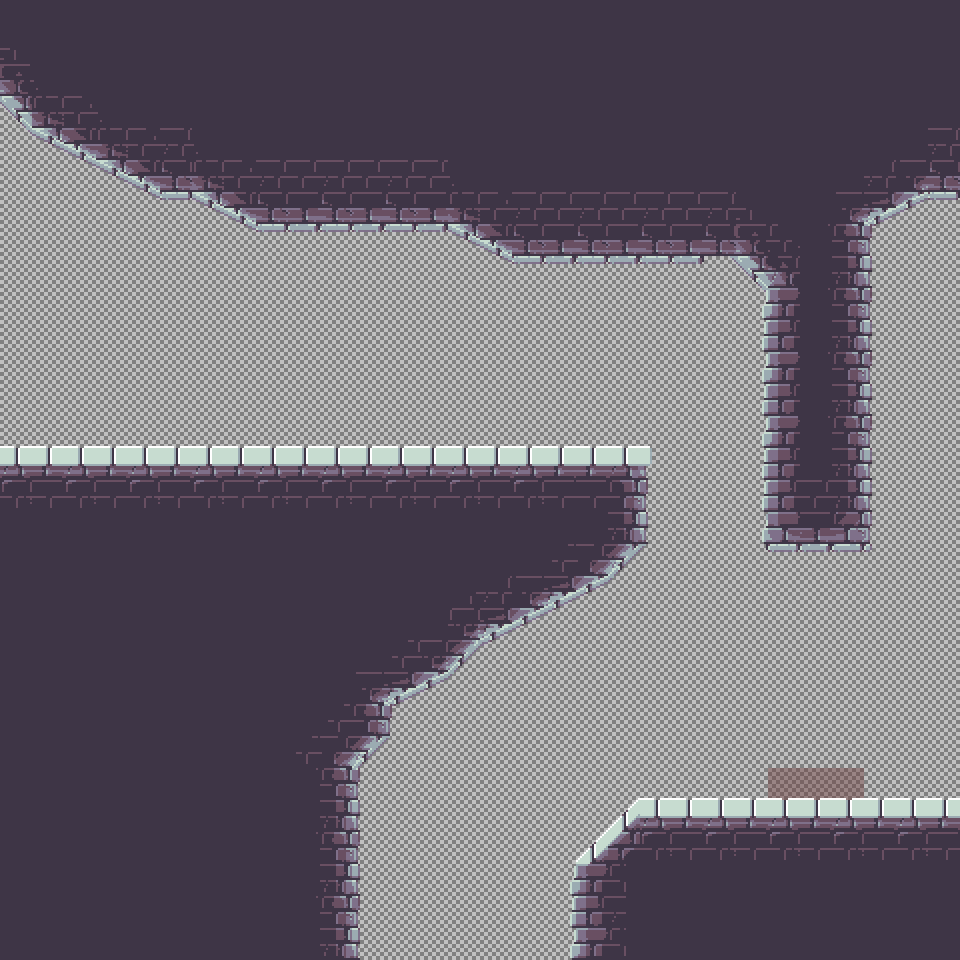

A 2D game scene composited from a Tiled map and its tileset images. What follows is a short description and the map's XML, with each tile layer's data collapsed to a summary:
An orthogonal 30x30 tile map with 32x32 px tiles, 5 tile layers (Wire, Dangers, Spawn Layer, Ground, ...), 2 tilesets.

<map version="1.5" tiledversion="1.6.0" orientation="orthogonal" renderorder="right-down" width="30" height="30" tilewidth="32" tileheight="32" infinite="0" nextlayerid="6" nextobjectid="1">
 <tileset firstgid="1" source="../../Tile Sets/Grass Wireframe.tsx" />
 <tileset firstgid="17" source="../../Tile Sets/1.3 bricks.tsx" />
 <layer id="1" name="Wire" width="30" height="30">
  <data>[900 cells, 900 non-empty, 9 distinct tile ids]</data>
 </layer>
 <layer id="2" name="Dangers" width="30" height="30">
  <data>[900 cells, 3 non-empty, 1 distinct tile ids]</data>
 </layer>
 <layer id="3" name="Spawn Layer" width="30" height="30">
  <data>[900 cells, 0 non-empty, 0 distinct tile ids]</data>
 </layer>
 <layer id="4" name="Ground" width="30" height="30">
  <data>[900 cells, 549 non-empty, 57 distinct tile ids]</data>
 </layer>
 <layer id="5" name="Detail" width="30" height="30">
  <data>[900 cells, 95 non-empty, 29 distinct tile ids]</data>
 </layer>
</map>
